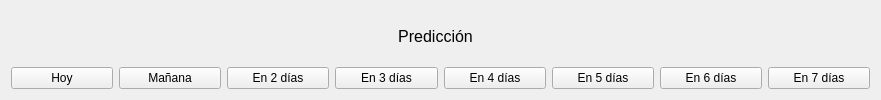
         <widget class="QWidget" name="widget" native="true">
          <property name="maximumSize">
           <size>
            <width>16777215</width>
            <height>100</height>
           </size>
          </property>
          <layout class="QGridLayout" name="gridLayout_3">
           <item row="0" column="0">
            <widget class="QWidget" name="widget_5" native="true">
             <layout class="QHBoxLayout" name="horizontalLayout_5">
              <item>
               <layout class="QHBoxLayout" name="horizontalLayout_4">
                <item>
                 <spacer name="horizontalSpacer_3">
                  <property name="orientation">
                   <enum>Qt::Horizontal</enum>
                  </property>
                  <property name="sizeHint" stdset="0">
                   <size>
                    <width>378</width>
                    <height>20</height>
                   </size>
                  </property>
                 </spacer>
                </item>
                <item>
                 <widget class="QLabel" name="label">
                  <property name="font">
                   <font>
                    <pointsize>12</pointsize>
                   </font>
                  </property>
                  <property name="autoFillBackground">
                   <bool>false</bool>
                  </property>
                  <property name="text">
                   <string>Predicción</string>
                  </property>
                  <property name="alignment">
                   <set>Qt::AlignCenter</set>
                  </property>
                 </widget>
                </item>
                <item>
                 <spacer name="horizontalSpacer_4">
                  <property name="orientation">
                   <enum>Qt::Horizontal</enum>
                  </property>
                  <property name="sizeHint" stdset="0">
                   <size>
                    <width>388</width>
                    <height>20</height>
                   </size>
                  </property>
                 </spacer>
                </item>
               </layout>
              </item>
             </layout>
            </widget>
           </item>
           <item row="1" column="0">
            <layout class="QHBoxLayout" name="divDiasLasso">
             <item>
              <widget class="QPushButton" name="btnHoy2">
               <property name="text">
                <string>Hoy</string>
               </property>
               <property name="checkable">
                <bool>true</bool>
               </property>
               <property name="autoExclusive">
                <bool>true</bool>
               </property>
              </widget>
             </item>
             <item>
              <widget class="QPushButton" name="btnManiana2">
               <property name="text">
                <string>Mañana</string>
               </property>
               <property name="checkable">
                <bool>true</bool>
               </property>
               <property name="autoExclusive">
                <bool>true</bool>
               </property>
              </widget>
             </item>
             <item>
              <widget class="QPushButton" name="btn2dias2">
               <property name="text">
                <string>En 2 días</string>
               </property>
               <property name="checkable">
                <bool>true</bool>
               </property>
               <property name="autoExclusive">
                <bool>true</bool>
               </property>
              </widget>
             </item>
             <item>
              <widget class="QPushButton" name="btn3dias2">
               <property name="text">
                <string>En 3 días</string>
               </property>
               <property name="checkable">
                <bool>true</bool>
               </property>
               <property name="autoExclusive">
                <bool>true</bool>
               </property>
              </widget>
             </item>
             <item>
              <widget class="QPushButton" name="btn4dias2">
               <property name="text">
                <string>En 4 días</string>
               </property>
               <property name="checkable">
                <bool>true</bool>
               </property>
               <property name="autoExclusive">
                <bool>true</bool>
               </property>
              </widget>
             </item>
             <item>
              <widget class="QPushButton" name="btn5dias2">
               <property name="text">
                <string>En 5 días</string>
               </property>
               <property name="checkable">
                <bool>true</bool>
               </property>
               <property name="autoExclusive">
                <bool>true</bool>
               </property>
              </widget>
             </item>
             <item>
              <widget class="QPushButton" name="btn6dias2">
               <property name="text">
                <string>En 6 días</string>
               </property>
               <property name="checkable">
                <bool>true</bool>
               </property>
               <property name="autoExclusive">
                <bool>true</bool>
               </property>
              </widget>
             </item>
             <item>
              <widget class="QPushButton" name="btn7dias2">
               <property name="text">
                <string>En 7 días</string>
               </property>
               <property name="checkable">
                <bool>true</bool>
               </property>
               <property name="autoExclusive">
                <bool>true</bool>
               </property>
              </widget>
             </item>
            </layout>
           </item>
          </layout>
         </widget>
